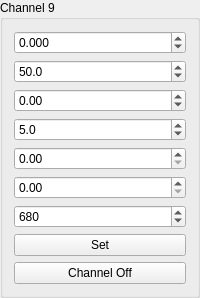
        <widget class="QGroupBox" name="groupBox_11">
         <property name="sizePolicy">
          <sizepolicy hsizetype="Preferred" vsizetype="Minimum">
           <horstretch>0</horstretch>
           <verstretch>0</verstretch>
          </sizepolicy>
         </property>
         <property name="title">
          <string>Channel 9</string>
         </property>
         <layout class="QGridLayout" name="gridLayout_12">
          <property name="sizeConstraint">
           <enum>QLayout::SetMaximumSize</enum>
          </property>
          <item row="3" column="0">
           <widget class="QDoubleSpinBox" name="doubleSpinBox_Ramp_time_10">
            <property name="sizePolicy">
             <sizepolicy hsizetype="Minimum" vsizetype="Fixed">
              <horstretch>0</horstretch>
              <verstretch>0</verstretch>
             </sizepolicy>
            </property>
            <property name="decimals">
             <number>1</number>
            </property>
            <property name="minimum">
             <double>0.100000000000000</double>
            </property>
            <property name="maximum">
             <double>50.000000000000000</double>
            </property>
            <property name="singleStep">
             <double>0.100000000000000</double>
            </property>
            <property name="value">
             <double>5.000000000000000</double>
            </property>
           </widget>
          </item>
          <item row="2" column="0">
           <widget class="QDoubleSpinBox" name="doubleSpinBox_Signal_phase_10">
            <property name="sizePolicy">
             <sizepolicy hsizetype="Minimum" vsizetype="Fixed">
              <horstretch>0</horstretch>
              <verstretch>0</verstretch>
             </sizepolicy>
            </property>
            <property name="decimals">
             <number>2</number>
            </property>
            <property name="minimum">
             <double>-360.000000000000000</double>
            </property>
            <property name="maximum">
             <double>360.000000000000000</double>
            </property>
            <property name="value">
             <double>0.000000000000000</double>
            </property>
           </widget>
          </item>
          <item row="4" column="0">
           <widget class="QDoubleSpinBox" name="doubleSpinBox_WhiteNoise_amp_10">
            <property name="sizePolicy">
             <sizepolicy hsizetype="Minimum" vsizetype="Fixed">
              <horstretch>0</horstretch>
              <verstretch>0</verstretch>
             </sizepolicy>
            </property>
            <property name="maximum">
             <double>1.000000000000000</double>
            </property>
            <property name="singleStep">
             <double>0.010000000000000</double>
            </property>
           </widget>
          </item>
          <item row="6" column="0">
           <widget class="QDoubleSpinBox" name="doubleSpinBox_SwNoise_freq_10">
            <property name="sizePolicy">
             <sizepolicy hsizetype="Minimum" vsizetype="Fixed">
              <horstretch>0</horstretch>
              <verstretch>0</verstretch>
             </sizepolicy>
            </property>
            <property name="decimals">
             <number>0</number>
            </property>
            <property name="maximum">
             <double>1500.000000000000000</double>
            </property>
            <property name="value">
             <double>680.000000000000000</double>
            </property>
           </widget>
          </item>
          <item row="1" column="0">
           <widget class="QDoubleSpinBox" name="doubleSpinBox_Signal_freq_10">
            <property name="sizePolicy">
             <sizepolicy hsizetype="Minimum" vsizetype="Fixed">
              <horstretch>0</horstretch>
              <verstretch>0</verstretch>
             </sizepolicy>
            </property>
            <property name="decimals">
             <number>1</number>
            </property>
            <property name="minimum">
             <double>0.000000000000000</double>
            </property>
            <property name="maximum">
             <double>200.000000000000000</double>
            </property>
            <property name="value">
             <double>50.000000000000000</double>
            </property>
           </widget>
          </item>
          <item row="5" column="0">
           <widget class="QDoubleSpinBox" name="doubleSpinBox_SwNoise_amp_10">
            <property name="sizePolicy">
             <sizepolicy hsizetype="Minimum" vsizetype="Fixed">
              <horstretch>0</horstretch>
              <verstretch>0</verstretch>
             </sizepolicy>
            </property>
            <property name="maximum">
             <double>1.000000000000000</double>
            </property>
            <property name="singleStep">
             <double>0.005000000000000</double>
            </property>
           </widget>
          </item>
          <item row="8" column="0">
           <widget class="QPushButton" name="pushButton_Channel0_en_10">
            <property name="sizePolicy">
             <sizepolicy hsizetype="Minimum" vsizetype="Fixed">
              <horstretch>0</horstretch>
              <verstretch>0</verstretch>
             </sizepolicy>
            </property>
            <property name="text">
             <string>Channel Off</string>
            </property>
            <property name="checkable">
             <bool>true</bool>
            </property>
           </widget>
          </item>
          <item row="0" column="0">
           <widget class="QDoubleSpinBox" name="doubleSpinBox_Signal_amp_10">
            <property name="sizePolicy">
             <sizepolicy hsizetype="Minimum" vsizetype="Fixed">
              <horstretch>0</horstretch>
              <verstretch>0</verstretch>
             </sizepolicy>
            </property>
            <property name="decimals">
             <number>3</number>
            </property>
            <property name="minimum">
             <double>-7.000000000000000</double>
            </property>
            <property name="maximum">
             <double>7.000000000000000</double>
            </property>
            <property name="singleStep">
             <double>0.050000000000000</double>
            </property>
           </widget>
          </item>
          <item row="7" column="0">
           <widget class="QPushButton" name="pushButton_Channel0_set_10">
            <property name="sizePolicy">
             <sizepolicy hsizetype="Minimum" vsizetype="Fixed">
              <horstretch>0</horstretch>
              <verstretch>0</verstretch>
             </sizepolicy>
            </property>
            <property name="text">
             <string>Set</string>
            </property>
            <property name="checkable">
             <bool>false</bool>
            </property>
           </widget>
          </item>
         </layout>
        </widget>
